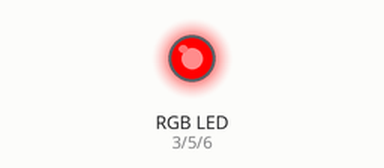
Bench run of a sketch on a simulated Arduino Uno, built with avr-gcc and run on an emulated ATmega328P. Shown: an RGB LED mixed from three pins (HIGH = lit).

Above: at 0.5 s.
At 1.5 s:
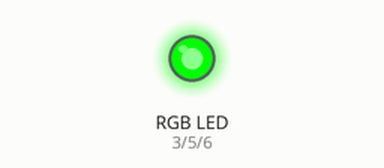
At 5.5 s:
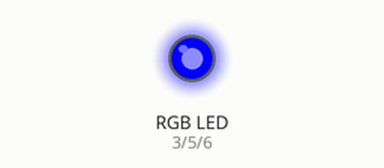
Timing chart, 0 to 6.9 s (numbered marks = the images above):
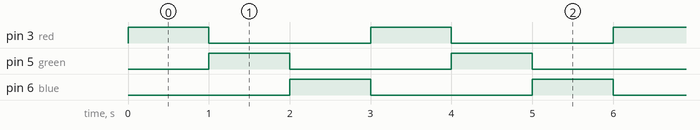

The sketch:

rgb.ino
```cpp
int green = 5;
int red = 3;
int blue = 6;
int sure = 1000;

void setup() {
  pinMode(red, OUTPUT);
  pinMode(green, OUTPUT);
  pinMode(blue, OUTPUT);
}

void loop() { //mavi - magenta - sarı - cyan - beyaz
  //kırmızı
  analogWrite(red, 255);
  analogWrite(green, 0);
  analogWrite(blue, 0);
  delay(sure);

  //yeşil
  analogWrite(red, 0);
  analogWrite(green, 255);
  analogWrite(blue, 0);
  delay(sure);

  //mavi
  analogWrite(red, 0);
  analogWrite(green, 0);
  analogWrite(blue, 255);
  delay(sure);
}
```

Measured:
- by itself, pin 3 (red), pin 5 (green), pin 6 (blue): alternates HIGH for 1.0 s and LOW for 2.0 s
- by itself, everything shown: repeats every 3.0 s, in 3 steps
